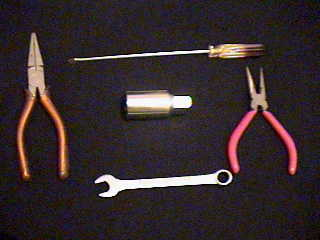
%> input picture OPERADORES MORFOLÓGICOS/HERRAMIENTAS.JPG, 320 x 240 px
$ octave HERRAMIENTAS.m   (GNU Octave 9; MATLAB toolbox functions it lacks are replaced by stand-ins)
%> lines starting %> are read from the running program, lines starting %| are printed output that depends on the picture; in (x1, y1, x2, y2) boxes, pixels count from 0 and x2, y2 are one past the last pixel; in counts of white or black regions, pixels touching at a corner belong together; the program's own positions count from 1
clear all
close all

Im=imread('HERRAMIENTAS.jpg');
%> Im is the input picture: size 240x320x3 uint8; mean R, G, B 53.5, 42.4, 44.8
subplot(1,4,1),imshow(Im);title('Original')

Im_bin = im2bw(Im,0.5);
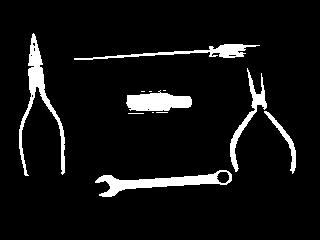
%> Im_bin: size 240x320 logical; 7% white; 12 white regions (6 under 20 px), largest, box (x1, y1, x2, y2) and area: (95, 170, 232, 197) 1290, (19, 33, 65, 176) 1282, (126, 90, 192, 111) 980, (74, 44, 260, 60) 769, (230, 68, 267, 172) 680, (264, 111, 296, 174) 323
subplot(1,4,2),imshow(Im_bin);title('Binaria')


SE = strel('rectangle',[3 2]);
%text_erode=imerode(text_bin,SE);
%figure,imshow(text_erode)

Im_dilate = imdilate(Im_bin,SE);
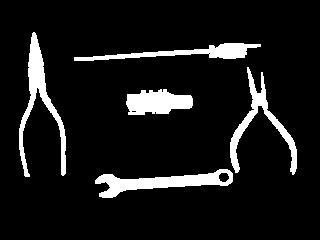
%> Im_dilate: size 240x320 logical; 9.3% white; 5 white regions, box (x1, y1, x2, y2) and area: (19, 32, 66, 177) 1660, (95, 169, 233, 198) 1656, (230, 67, 297, 175) 1370, (126, 89, 193, 115) 1263, (74, 43, 261, 61) 1211
Im_dilate = imdilate(Im_dilate,SE);
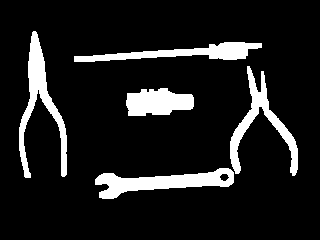
%> Im_dilate: size 240x320 logical; 11.5% white; 5 white regions, box (x1, y1, x2, y2) and area: (95, 168, 234, 199) 2019, (19, 31, 67, 178) 2013, (230, 66, 298, 176) 1732, (74, 42, 262, 62) 1616, (126, 88, 194, 116) 1444
Im_dilate = imerode(Im_dilate,SE);
%> Im_dilate: size 240x320 logical; 9.4% white; 5 white regions, box (x1, y1, x2, y2) and area: (19, 32, 66, 177) 1665, (95, 169, 233, 198) 1658, (230, 67, 297, 175) 1376, (126, 89, 193, 115) 1273, (74, 43, 261, 61) 1214

subplot(1,4,3),imshow(Im_dilate);title('Dilatada')
Im_fin = not(Im_dilate);
subplot(1,4,4),imshow(Im_fin);;title('Dilatada Negada')

Im_label = bwlabel(Im_dilate,8);
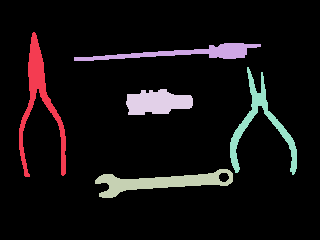
%> Im_label: size 240x320 double; 6 distinct labels, from 0 to 5; one colour per label, 0 black
Num_H = max(max(Im_label));
%> Num_H = 5
Num_H
%> Num_H = 5
